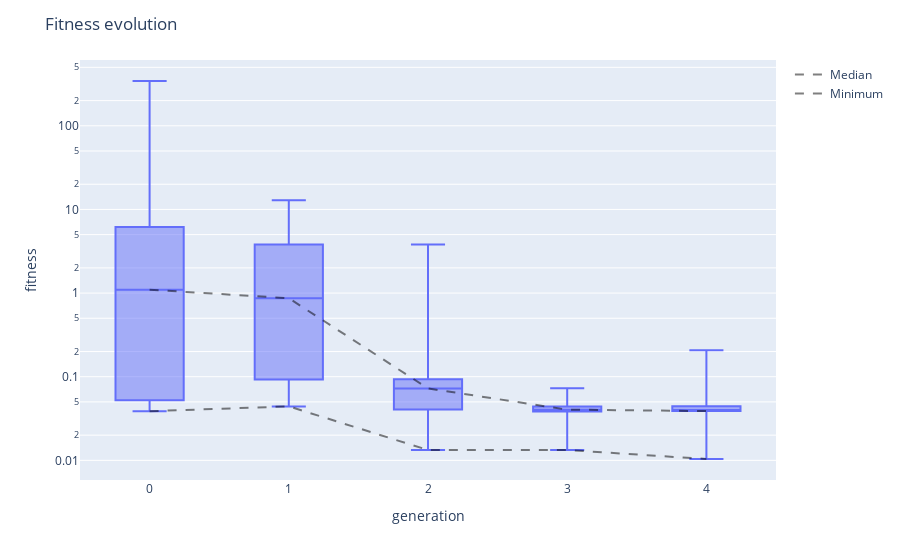

The notebook cell this image was saved under:
### Code cell
viewer.fitness_evolution()

### Figure 1 — Plotly figure (JSON) as saved in the notebook; plotly's stock layout.template omitted (floating-point values rounded to 4 significant figures)
{"data": [{"alignmentgroup": "True", "boxpoints": false, "hovertemplate": "generation=%{x}<br>fitness=%{y}<extra></extra>", "legendgroup": "", "marker": {"color": "#636efa"}, "name": "", "notched": false, "offsetgroup": "", "orientation": "v", "showlegend": false, "type": "box", "x": [0, 0, 0, 0, 0, 0, 0, 0, 0, 0, 1, 1, 1, 1, 1, 1, 1, 1, 1, 1, 2, 2, 2, 2, 2, 2, 2, 2, 2, 2, 3, 3, 3, 3, 3, 3, 3, 3, 3, 3, 4, 4, 4, 4, 4, 4, 4, 4, 4, 4], "x0": " ", "xaxis": "x", "y": [1.326, 4.051, 0.8682, 0.04961, 44.93, 6.178, 0.7483, 0.05232, 343.3, 0.03871, 0.07197, 12.86, 7.873, 0.09239, 0.8682, 0.8682, 3.802, 0.04417, 0.7483, 1.326, 0.04059, 0.03882, 0.0133, 0.09311, 0.07285, 3.802, 0.07197, 0.09239, 0.04417, 0.8682, 0.04417, 0.04021, 0.0442, 0.03831, 0.0133, 0.0133, 0.07285, 0.04417, 0.04059, 0.03882, 0.04417, 0.0133, 0.04442, 0.01038, 0.03882, 0.03882, 0.03882, 0.03882, 0.06933, 0.2066], "y0": " ", "yaxis": "y"}, {"line": {"color": "rgba(0,0,0,0.5)", "dash": "dash", "width": 2}, "mode": "lines", "name": "Median", "type": "scatter", "x": [0, 1, 2, 3, 4], "y": [1.097, 0.8682, 0.07241, 0.0404, 0.03882]}, {"line": {"color": "rgba(0,0,0,0.5)", "dash": "dash", "width": 2}, "mode": "lines", "name": "Minimum", "type": "scatter", "x": [0, 1, 2, 3, 4], "y": [0.03871, 0.04417, 0.0133, 0.0133, 0.01038]}], "layout": {"boxmode": "group", "legend": {"tracegroupgap": 0}, "margin": {"t": 60}, "title": {"text": "Fitness evolution"}, "xaxis": {"anchor": "y", "domain": [0, 1], "title": {"text": "generation"}}, "yaxis": {"anchor": "x", "domain": [0, 1], "title": {"text": "fitness"}, "type": "log"}}}
